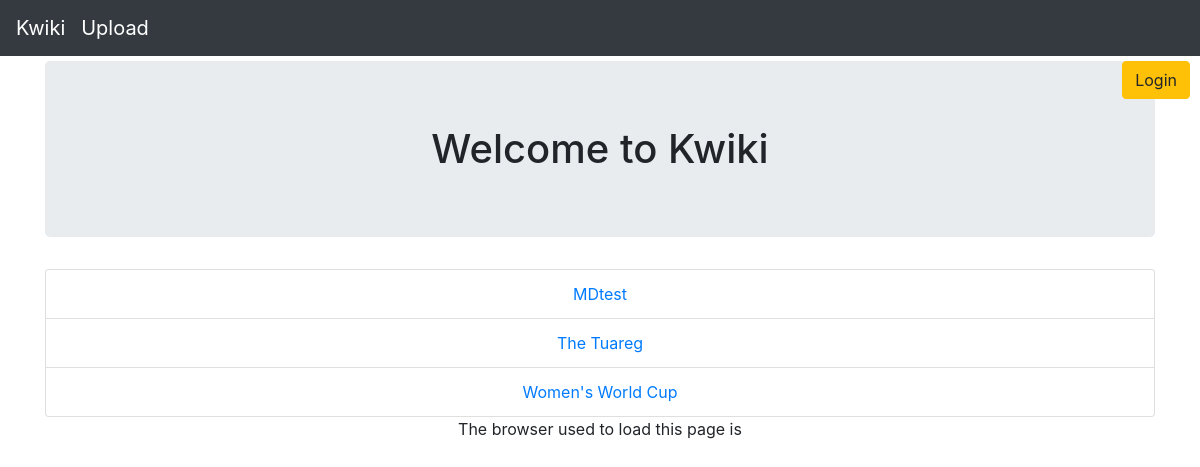
Page /wiki/ on the committed database.
### wiki/models.py (models this page shows, shortened)
class Page(models.Model):
    title = models.CharField(max_length=64, primary_key = True)
    '''allows content to be added to the page'''
    content = models.TextField()
    '''collects statistics about how many times page has been accessed'''
    counter = models.IntegerField(default = 1)
    '''collects the title of the page'''

### wiki/views.py (the view)
# urls.py: path('',views.IndexView.as_view(), name = 'index'),
class IndexView(generic.ListView):
    template_name='wiki/index.html'
    context_object_name = 'pages'
    def get_queryset(self):
        return Page.objects.all()

### wiki/templates/wiki/index.html
{% extends "wiki/base.html"%}
{% load static %}
{% block content %}
{% if pages %}
<div class="container text-center">
{% if request.user.is_authenticated %}
<a href="{%url 'wiki:logout'%}" class="btn btn-danger login-logout"> Logout</a>
Welcome {{ request.user.username}} !!<br>
{% else %}
<a href="{%url 'wiki:login'%}" class="btn btn-warning login-logout"> Login</a>
{% endif %}
    <h1 class="jumbotron jt ">Welcome to Kwiki</h1>
    <div>
    {% for page in pages %}
        <li class="list-group-item">
             <a href="{% url 'wiki:detail' page.title %}" >{{ page.title }}</a>
        </li>
    {% endfor %}
    </div>
{% else %}
 <p> No pages found.</p>
{% endif %}
<div class="text-center">
The browser used to load this page is {{request.META.HTTP_USER_AGENT}}
</div>
</div>
{% endblock content%}

### wiki/static/wiki/styles.css (style rules this page uses)
.container { margin: auto; }
.jt { margin-top: 5px; margin-bottom: 5px; }
.login-logout { position: absolute; right: 10px; }
body { background-color: aqua; }

### rows in the picture
Page: title "MDtest"
Page: title "The Tuareg"
Page: title "Women's World Cup"
